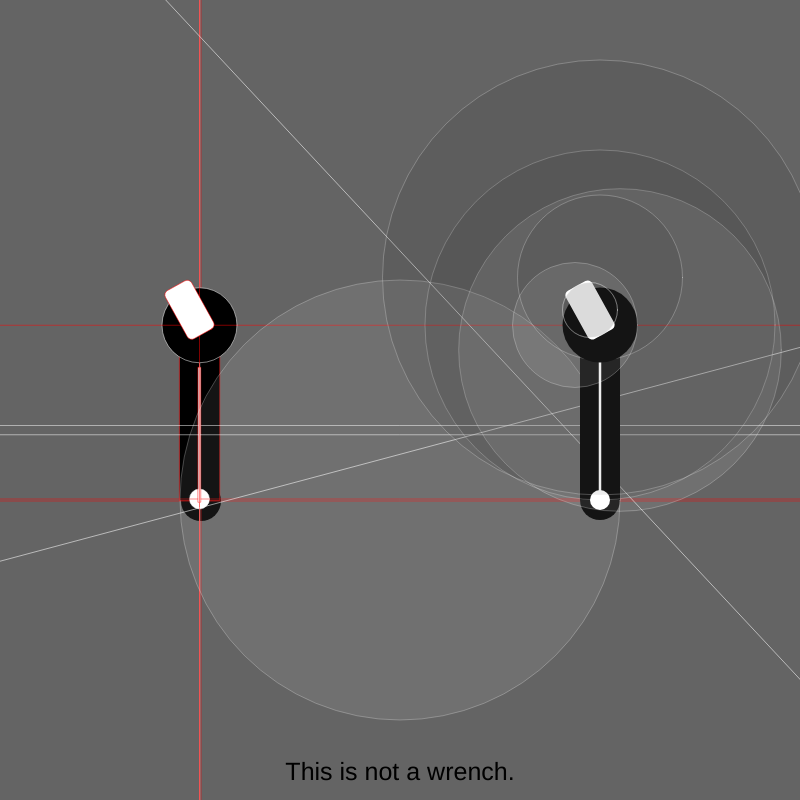
Frame 1 (no input)
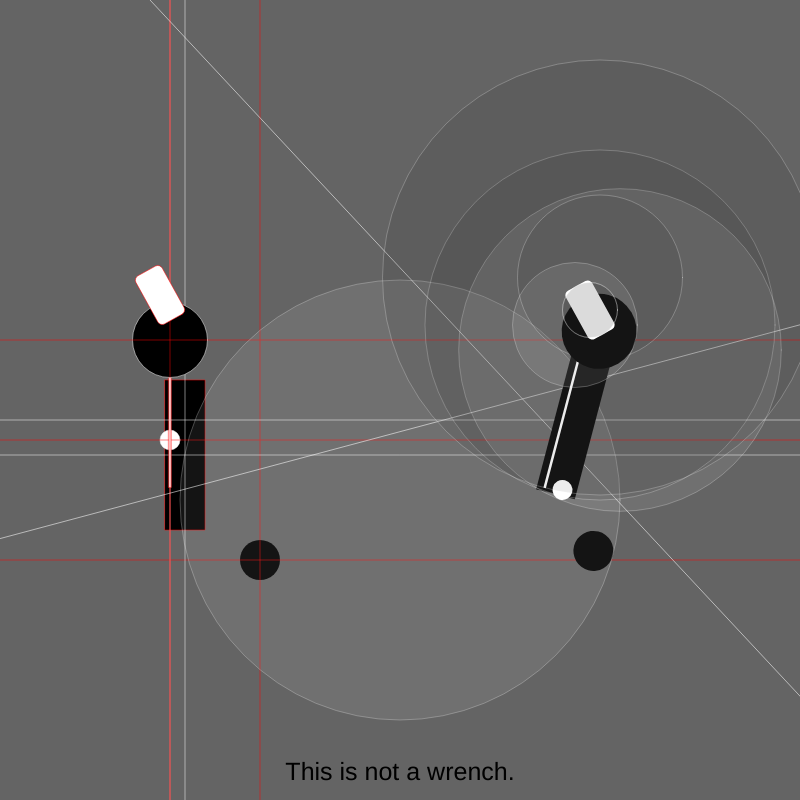
Frame 60 (no input)
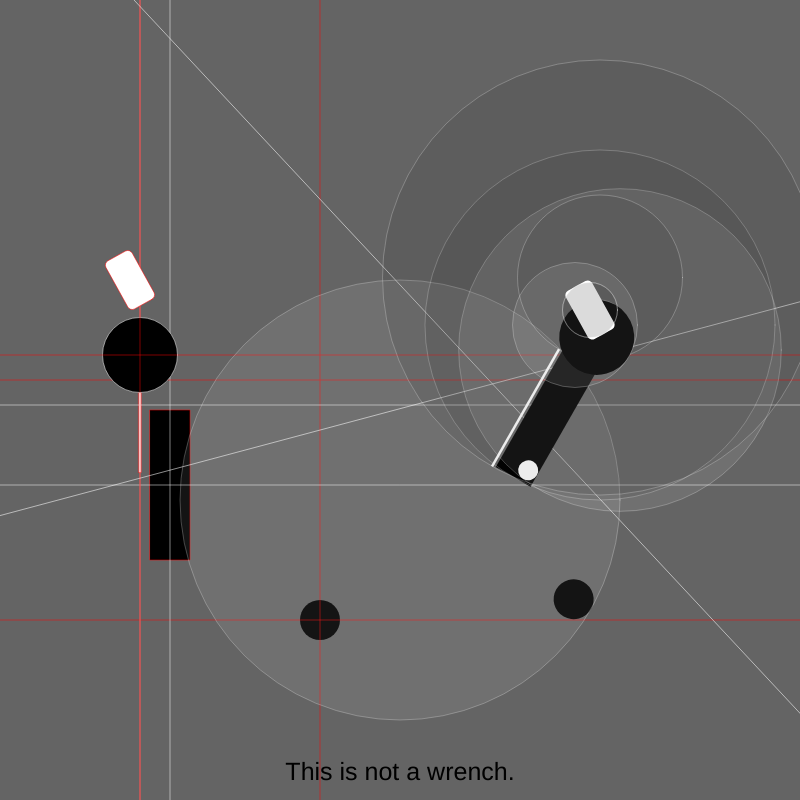
Frame 120 (the mouse pressed at the canvas centre since frame 60)

The p5.js sketch that drew these frames (run headless with seeded random() and noise() and a simulated clock; from frame 60 on, the mouse is pressed at the canvas centre):

// p5.js sketch
// ── sketch.js
let wrenchElements = [circle01, box01, circle02, box02, circle03, box03]
let wrench =[]

let wrenchRotateElements = [circ01, rect01, circ02, rect02, circ03, rect03]
let wrenchRotate =[]

function setup() {
  createCanvas(800, 800);
  rectMode(CENTER)
  angleMode(DEGREES);
  for (let i = 0; i < wrenchElements.length; i++) {
    wrench[i] = new WrenchMove(wrenchElements[i]);
  }
  for (let i = 0; i < wrenchRotateElements.length; i++) {
    wrenchRotate[i] = new WrenchRotate(wrenchRotateElements[i]);
  }

}

function draw() {
  background(100);
  noStroke();

  fill(0);
  textAlign(CENTER, BASELINE)
  textSize(25);
  text('This is not a wrench.', width/2, height-20);

  push();
  translate(0, 200);
  scale(0.5);
  for (let i = 0; i < wrenchElements.length; i++) {
    wrench[i].drawCircle();
    wrench[i].tracingObject();
    wrench[i].drawBox();
    wrench[i].tracingBoxObject();
    wrench[i].drawAngledBox();
    wrench[i].tracingAngledBox();
  }
  pop();

  push();
  translate(400, 200);
  scale(0.5);
  for (let i = 0; i < wrenchRotateElements.length; i++) {
    wrenchRotate[i].displayCircle();
    wrenchRotate[i].diagramCircle();
    wrenchRotate[i].displayRect();
    wrenchRotate[i].diagramRect();
  }
  pop();
}

// ── wrenchMoveSketch.js
let circle01 = {
  color: 0,
  transX: 400, // these are translate functions
  transY: 600, // these are translate functions
  speedX: 2,
  speedY: 2,
  ellipseX: 0, // these are ellipse functions
  ellipseY: 0, // these are ellipse functions
  ellipseDiameter: 80
}

let box01 = {
  color: 0,
  transX: 400,
  transY: 450,
  speedX: -0.5,
  speedY: 1,
  boxX: 0,
  boxY: 0,
  boxWidth: 80,
  boxHeight: 300
}

let circle02 = {
  color: 255,
  transX: 400, // these are translate functions
  transY: 600, // these are translate functions
  speedX: -1,
  speedY: -2,
  ellipseX: 0, // these are ellipse functions
  ellipseY: 0, // these are ellipse functions
  ellipseDiameter: 40
}

let box02 = {
  color: 255,
  transX: 400,
  transY: 470,
  speedX: -1,
  speedY: -0.5,
  boxX: 0,
  boxY: 0,
  boxWidth: 5,
  boxHeight: 270
}

let circle03 = {
  color: 0,
  transX: 400, // these are translate functions
  transY: 250, // these are translate functions
  speedX: -1,
  speedY: .5,
  ellipseX: 0, // these are ellipse functions
  ellipseY: 0, // these are ellipse functions
  ellipseDiameter: 150
}

let box03 = {
  color: 255,
  transX: 380,
  transY: 220,
  speedX: -1,
  speedY: -0.5,
  boxX: 0,
  boxY: 0,
  boxWidth: 60,
  boxHeight: 110,
  cornerRadius: 10,
  rotateAngle: 151,
}


//
// function setup() {
//   createCanvas(800, 800);
//   rectMode(CENTER)
//   angleMode(DEGREES);
//   // for (let i = 0; i < wrenchElements.length - 1; i++) {
//   //   wrench[i] = new WrenchMove(wrenchElements[i]);
//   // }
// }
//
// function draw() {
//   background(255);
//   noStroke();
//
//   // for (let i = 0; i < wrenchElements.length - 1; i++) {
//   //   wrench[i].drawCircle();
//   //   wrench[i].tracingObject();
//   //   wrench[i].drawBox();
//   //   wrench[i].tracingBoxObject();
//   // }
//
//
//   //bottom black circle
//
//   // drawCircle(circle01);
//   // tracingObject(circle01);
//   //
//   // noStroke()
//   // //black handle rectangle
//   // drawBox(box01);
//   // tracingBoxObject(box01);
//   //
//   // //bottom white circle
//   // drawCircle(circle02);
//   // tracingObject(circle02);
//   //
//   // //white thin handle part
//   // drawBox(box02);
//   // tracingBoxObject(box02);
//   //
//   // //wrench head circle
//   // drawCircle(circle03);
//   // tracingObject(circle03);
//   //
//   // //angled wrench head
//   // drawAngledBox(box03);
//   // tracingAngledBox(box03);
// }

class WrenchMove {
  constructor(incomingShape) {
    // this.incomingCircle = incomingCircle;
    // this.incomingBox = incomingBox;
    this.incomingShape = incomingShape;
  }
  drawCircle() {
    if (this.incomingShape.boxX === undefined) {
      fill(this.incomingShape.color);
      push()
      if (this.incomingShape.transX > 2*width || this.incomingShape.transX < 0) {
        this.incomingShape.speedX = this.incomingShape.speedX*-1;
      }
      this.incomingShape.transX = this.incomingShape.transX + this.incomingShape.speedX;
      if (this.incomingShape.transY > 2*height || this.incomingShape.transY < 0) {
        this.incomingShape.speedY = this.incomingShape.speedY*-1;
      }
      this.incomingShape.transY = this.incomingShape.transY + this.incomingShape.speedY;
      translate(this.incomingShape.transX, this.incomingShape.transY)
      ellipse(this.incomingShape.ellipseX, this.incomingShape.ellipseY, this.incomingShape.ellipseDiameter, this.incomingShape.ellipseDiameter);
      pop()
    }
  }
  tracingObject() {
    if (this.incomingShape.boxX === undefined) {
      stroke('red') // Give a white color
      line(this.incomingShape.transX, -height, this.incomingShape.transX, 2*height)
      line(-width, this.incomingShape.transY, 2*width, this.incomingShape.transY)
    }
  }

  drawBox() {
    if (this.incomingShape.boxX === 0 && this.incomingShape.rotateAngle === undefined) {
      fill(this.incomingShape.color);
      push()
      if (this.incomingShape.transX > 2*width || this.incomingShape.transX < 0) {
        this.incomingShape.speedX = this.incomingShape.speedX*-1;
      }
      this.incomingShape.transX = this.incomingShape.transX + this.incomingShape.speedX;
      if (this.incomingShape.transY > 2*height || this.incomingShape.transY < 0) {
        this.incomingShape.speedY = this.incomingShape.speedY*-1;
      }
      this.incomingShape.transY = this.incomingShape.transY + this.incomingShape.speedY;
      translate(this.incomingShape.transX, this.incomingShape.transY)
      rect(this.incomingShape.boxX, this.incomingShape.boxY, this.incomingShape.boxWidth, this.incomingShape.boxHeight);
      pop()
      // console.log(this.incomingShape.rotateAngle)
    }
  }

  tracingBoxObject() {
    if (this.incomingShape.boxX === 0 && this.incomingShape.rotateAngle === undefined) {
      stroke(255) // Give a white color
      line(this.incomingShape.transX, -height, this.incomingShape.transX, 2*height)
      line(-width, this.incomingShape.transY, 2*width, this.incomingShape.transY)
    }
  }

  drawAngledBox() {
    if (this.incomingShape.rotateAngle) {
      push()
      if (this.incomingShape.transX > 2*width || this.incomingShape.transX < 0) {
        this.incomingShape.speedX = this.incomingShape.speedX*-1;
      }
      this.incomingShape.transX = this.incomingShape.transX + this.incomingShape.speedX;
      if (this.incomingShape.transY > 2*height || this.incomingShape.transY < 0) {
        this.incomingShape.speedY = this.incomingShape.speedY*-1;
      }
      this.incomingShape.transY = this.incomingShape.transY + this.incomingShape.speedY;
      fill(this.incomingShape.color);
      translate(this.incomingShape.transX, this.incomingShape.transY)
      rotate(this.incomingShape.rotateAngle)
      rect(this.incomingShape.boxX, this.incomingShape.boxY, this.incomingShape.boxWidth, this.incomingShape.boxHeight, this.incomingShape.cornerRadius);
      pop()
    }
  }
  tracingAngledBox() {
    if (this.incomingShape.rotateAngle) {
      stroke(255) // Give a white color
      push()
      translate(this.incomingShape.transX, this.incomingShape.transY)
      rotate(this.incomingShape.rotateAngle)
      line(-height, -2*height, 0, 2*height)
      line(-2*width, -width, 2*width, 0)
      pop()
    }
  }
}

// ── wrenchRotateSketch.js
let circ01 = {
  color: 0,
  transX: 0,
  transY: 600,
  speed: 0,
  ellipseX: 400,
  ellipseY: 0,
  diameter: 80
}

let rect01 = {
  color: 0,
  transX: 400,
  transY: 250,
  transAngle: 0,
  speed: 0,
  boxX: 0,
  boxY: 200,
  width: 80,
  height: 300,
  radius: 0
}

let circ02 = {
  color: 255,
  transX: 440,
  transY: 300,
  speed: 0,
  ellipseX: -40,
  ellipseY: 300,
  diameter: 40
}

let rect02 = {
  color: 255,
  transX: 400,
  transY: 155,
  transAngle: 0,
  speed: 0,
  boxX: 0,
  boxY: 300,
  width: 5,
  height: 270,
  radius:0
}

let circ03 = {
  color: 0,
  transX: 350,
  transY: 250,
  speed: 0,
  ellipseX: 50,
  ellipseY: 0,
  diameter: 150
}

let rect03 = {
  color: 255,
  transX: 380,
  transY: 220,
  transAngle: 151,
  speed: 0,
  boxX: 0,
  boxY: 0,
  width: 60,
  height: 110,
  radius: 10
}



// function setup() {
//   createCanvas(800, 800);
//   rectMode(CENTER)
//   angleMode(DEGREES);
  // for (let i = 0; i < wrenchRotateElements.length - 1; i++) {
  //   wrenchRotate[i] = new WrenchRotate(wrenchRotateElements[i]);
  // }
// }

// function draw() {
//   background(255);
//   noStroke();

  // for (let i = 0; i < wrenchRotateElements.length - 1; i++) {
  //   wrenchRotate[i].displayCircle();
  //   wrenchRotate[i].diagramCircle();
  //   wrenchRotate[i].displayRect();
  //   wrenchRotate[i].diagramRect();
  // }

  //bottom black circle
  // displayCircle(circ01)
  // diagramCircle(circ01);
  //
  // //black handle rectangle
  // displayRect(rect01);
  // diagramRect(rect01);
  //
  // //bottom white circle
  // displayCircle(circ02)
  // diagramCircle(circ02);
  //
  // //white thin handle part
  // displayRect(rect02)
  // diagramRect(rect02);
  //
  // //wrench head circle
  // displayCircle(circ03)
  // diagramCircle(circ03);
  //
  // //angled wrench head
  // displayRect(rect03)
  // diagramRect(rect03);

  // speed = speed + 0.25;
// }

class WrenchRotate {
  constructor(incomingShape) {
    // this.incomingCircle = incomingCircle;
    // this.incomingBox = incomingBox;
    this.incomingShape = incomingShape;
  }
  displayCircle() {
    if (this.incomingShape.boxX === undefined) {
      noStroke();
      fill(this.incomingShape.color);
      push();
      translate(this.incomingShape.transX, this.incomingShape.transY);
      rotate(this.incomingShape.speed);
      ellipse(this.incomingShape.ellipseX, this.incomingShape.ellipseY, this.incomingShape.diameter, this.incomingShape.diameter);
      this.incomingShape.speed = this.incomingShape.speed + 0.25;
      pop();
    }
  }

  diagramCircle() {
    if (this.incomingShape.boxX === undefined) {
      let hypotenuse = dist(0, 0, this.incomingShape.ellipseX, this.incomingShape.ellipseY);
      stroke(255);
      noFill();
      strokeWeight(0);
      point(this.incomingShape.transX, this.incomingShape.transY);
      strokeWeight(0.5);
      fill(255, 255, 255, 20);
      circle(this.incomingShape.transX, this.incomingShape.transY, hypotenuse*2 + this.incomingShape.diameter);
    }
  }

  displayRect() {
    if (this.incomingShape.ellipseX === undefined) {
      if (this.incomingShape.transAngle === 0) {
        fill(this.incomingShape.color);
        noStroke();
        push()
        translate(this.incomingShape.transX, this.incomingShape.transY);
        rotate(this.incomingShape.speed);
        rect(this.incomingShape.boxX, this.incomingShape.boxY, this.incomingShape.width, this.incomingShape.height, this.incomingShape.radius);
        pop()
        this.incomingShape.speed = this.incomingShape.speed + 0.25;
      } else {
        fill(this.incomingShape.color);
        noStroke();
        push()
        translate(this.incomingShape.transX, this.incomingShape.transY);
        rotate(this.incomingShape.transAngle);
        rect(this.incomingShape.boxX, this.incomingShape.boxY, this.incomingShape.width, this.incomingShape.height, this.incomingShape.radius);
        pop()
      }
    }
  }
  diagramRect() {
    if (this.incomingShape.ellipseX === undefined) {
      stroke(255)
      strokeWeight(0.25);
      point(this.incomingShape.transX, this.incomingShape.transY)
      strokeWeight(0.5)
      fill(20, 20, 20, 20);
      circle(this.incomingShape.transX, this.incomingShape.transY, this.incomingShape.boxY*2 + this.incomingShape.height)
      circle(this.incomingShape.transX, this.incomingShape.transY, this.incomingShape.boxY*2 - this.incomingShape.height)
    }
  }
}
